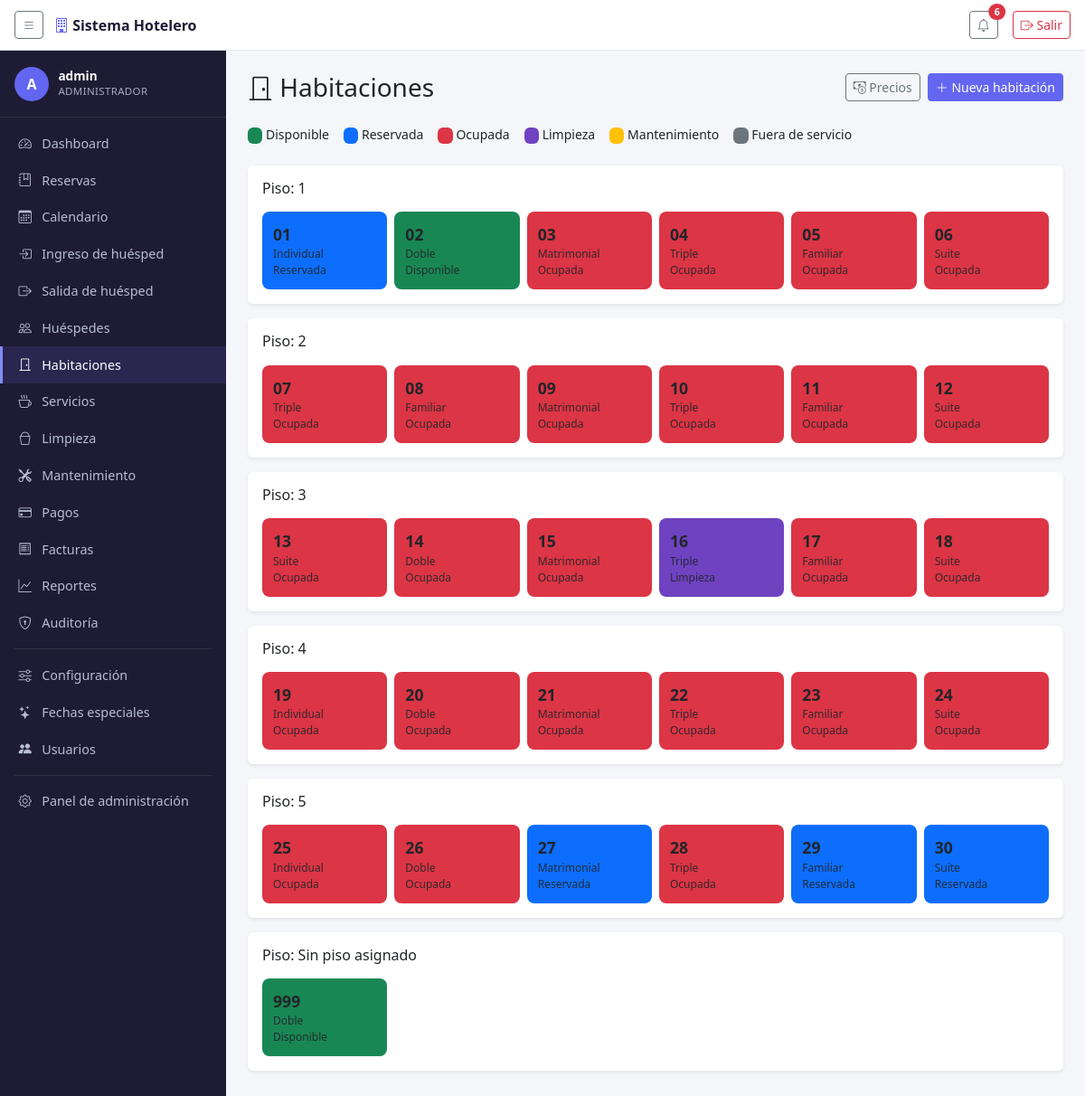
Page /habitaciones/ (signed in) on the committed database.
### reservas/models.py (models this page shows, shortened)
class Habitacion(models.Model):
    codigo = models.CharField(max_length=100, primary_key=True)
    numero = models.CharField(max_length=10, unique=True)
    tipo = models.ForeignKey(TipoHabitacion, on_delete=models.PROTECT, related_name='habitaciones')
    precio = models.DecimalField(
        max_digits=10, decimal_places=2,
        help_text=(
            'Precio por noche que paga el huésped, IVA incluido (sección 31). '
            'Si se deja en blanco se usa el del tipo.'
        ),
    )
    estado = models.CharField(max_length=20, choices=ESTADOS_HABITACION, default='Disponible')
    piso = models.CharField(max_length=10, null=True, blank=True)
    descripcion = models.TextField(null=True, blank=True)
    caracteristicas = models.TextField(
        null=True, blank=True,
        help_text='Ej: vista al mar, balcón, aire acondicionado (texto libre por ahora).',
    )
    imagen = models.ImageField(upload_to='habitaciones/', null=True, blank=True)
    class Meta:
        ordering = ['numero']

class TipoHabitacion(models.Model):
    nombre = models.CharField(max_length=50, unique=True)
    descripcion = models.TextField(blank=True)
    capacidad = models.PositiveSmallIntegerField(default=1, help_text='Huéspedes máximos')
    precio_base = models.DecimalField(
        max_digits=10, decimal_places=2,
        help_text='Precio de referencia por noche, IVA incluido (sección 31).',
    )
    camas = models.PositiveSmallIntegerField(default=1)
    servicios_incluidos = models.TextField(
        blank=True,
        help_text='Lista libre por ahora (ej: "wifi, desayuno"); se formaliza en el módulo de Servicios.',
    )
    class Meta:
        ordering = ['precio_base']

### reservas/views.py (the view)
# urls.py: path('habitaciones/', views.habitaciones_grid, name='habitaciones_grid'),
@permission_required('reservas.view_habitacion', raise_exception=True)
def habitaciones_grid(request):
    habitaciones = Habitacion.objects.select_related('tipo').all()
    pisos = {}
    for h in habitaciones:
        pisos.setdefault(h.piso or 'Sin piso asignado', []).append(h)
    contexto = {
        'seccion': 'habitaciones',
        'pisos': sorted(pisos.items(), key=lambda kv: kv[0]),
    }
    return render(request, 'reservas/habitaciones_grid.html', contexto)

### reservas/context_processors.py (called while the page is built)
def tema_temporada(request):
    if not request.user.is_authenticated:
        return {}
    hoy = timezone.localdate()
    especial = FechaEspecial.objects.filter(
        activo=True, fecha_inicio__lte=hoy, fecha_fin__gte=hoy,
    ).exclude(tema='ninguno').order_by('-fecha_inicio').first()
    if not especial:
        return {'tema_temporada': None}
    estilos = _ESTILOS_TEMA.get(especial.tema)
    if not estilos:
        return {'tema_temporada': None}
    return {'tema_temporada': {**estilos, 'fecha_especial': especial}}

### reservas/models.py (called while the page is built)
    def duracion(self):
        return (self.fecha_salida - self.fecha_ingreso).days

    def temporada_especial(self):
        return FechaEspecial.objects.filter(
            activo=True, fecha_inicio__lte=self.fecha_salida, fecha_fin__gte=self.fecha_ingreso,
        ).order_by('-fecha_inicio').first()

    def costo(self):
        base = self.habitacion.precio * self.duracion()
        temporada = self.temporada_especial()
        if temporada and temporada.porcentaje_ajuste:
            factor = Decimal('1') + (temporada.porcentaje_ajuste / Decimal('100'))
            base = (base * factor).quantize(Decimal('0.01'))
        return base

    def total_consumos(self):
        return self.consumos.aggregate(t=Sum('subtotal'))['t'] or 0

    def total_con_iva(self):
        return self.costo() + self.total_consumos()

    def total_pagado(self):
        return self.pagos.aggregate(t=Sum('monto'))['t'] or 0

    def saldo_pendiente(self):
        total = self.factura.total if hasattr(self, 'factura') else self.total_con_iva()
        return total - self.total_pagado()

### reservas/templates/reservas/habitaciones_grid.html (shortened to what this page needs)
{% extends "base.html" %}
{% block content %}
<div class="d-flex justify-content-between align-items-center mb-4">
  <h1 class="h3 mb-0"><i class="bi bi-door-closed"></i> Habitaciones</h1>
  <div class="d-flex gap-2">
    <a href="{% url 'precios_habitaciones' %}" class="btn btn-sm btn-outline-secondary">
      <i class="bi bi-cash-coin"></i> Precios
    </a>
    {% if perms.reservas.add_habitacion %}
    <a href="/admin/reservas/habitacion/add/" class="btn btn-sm btn-primary">
      <i class="bi bi-plus-lg"></i> Nueva habitación
    </a>
    {% endif %}
  </div>
</div>
<div class="d-flex flex-wrap gap-3 mb-4 small">
  <span><span class="badge estado-disponible">&nbsp;</span> Disponible</span>
  <span><span class="badge estado-reservada">&nbsp;</span> Reservada</span>
  <span><span class="badge estado-ocupada">&nbsp;</span> Ocupada</span>
  <span><span class="badge estado-limpieza">&nbsp;</span> Limpieza</span>
  <span><span class="badge estado-mantenimiento">&nbsp;</span> Mantenimiento</span>
  <span><span class="badge estado-fuera-de-servicio">&nbsp;</span> Fuera de servicio</span>
</div>
{% if pisos %}
  {% for piso, lista in pisos %}
  <div class="card border-0 shadow-sm mb-3">
    <div class="card-body">
      <h2 class="h6 mb-3">Piso: {{ piso }}</h2>
      <div class="row row-cols-2 row-cols-sm-3 row-cols-md-4 row-cols-lg-6 g-2">
        {% for h in lista %}
        <div class="col">
          <a href="{% url 'habitacion_detalle' h.codigo %}" class="celda-habitacion estado-{{ h.estado|slugify }}">
            <div class="numero">{{ h.numero }}</div>
            <div class="estado">{{ h.tipo.nombre }}</div>
            <div class="estado">{{ h.estado }}</div>
          </a>
        </div>
        {% endfor %}
      </div>
    </div>
  </div>
  {% endfor %}
{% endif %}
{% endblock %}

### reservas/templates/base.html (shortened to what this page needs)
{% load static %}
<!DOCTYPE html>
<html lang="es">
<head>
<link href="https://cdn.jsdelivr.net/npm/bootstrap@5.3.3/dist/css/bootstrap.min.css" rel="stylesheet">
<link href="https://cdn.jsdelivr.net/npm/bootstrap-icons@1.11.3/font/bootstrap-icons.css" rel="stylesheet">
</head>
<body>
<header class="topbar">
  <button class="btn btn-sm btn-outline-secondary" id="toggle-sidebar" type="button" aria-label="Mostrar/ocultar menú">
    <i class="bi bi-list"></i>
  </button>
  <span class="brand"><i class="bi bi-building"></i> Sistema Hotelero</span>
  <div class="ms-auto d-flex align-items-center gap-3">
    {% if request.user.is_authenticated %}
    <div class="dropdown">
      <button class="btn btn-sm btn-outline-secondary position-relative" type="button" data-bs-toggle="dropdown" aria-expanded="false">
        <i class="bi bi-bell"></i>
        {% if notificaciones_count %}
        <span class="position-absolute top-0 start-100 translate-middle badge rounded-pill bg-danger">
          {{ notificaciones_count }}
        </span>
        {% endif %}
      </button>
    </div>
    {% endif %}
    <form method="post" action="{% url 'logout' %}" class="m-0">
      <button type="submit" class="btn btn-sm btn-outline-danger">
        <i class="bi bi-box-arrow-right"></i> Salir
      </button>
    </form>
  </div>
</header>
<nav class="sidebar" id="sidebar">
  {% if request.user.is_authenticated %}
  <div class="sidebar-usuario">
    <div class="avatar">{{ request.user.get_username|slice:":1"|upper }}</div>
    <div>
      <div class="nombre">{{ request.user.get_username }}</div>
      <div class="rol">
        {% if request.user.is_superuser %}Administrador{% else %}{{ request.user.groups.first.name|default:"Usuario" }}{% endif %}
      </div>
    </div>
  </div>
  {% endif %}
  <ul class="nav flex-column py-2">
    <li class="nav-item">
      <a class="nav-link {% if seccion == 'dashboard' %}active{% endif %}" href="{% url 'dashboard' %}">
        <i class="bi bi-speedometer2"></i> Dashboard
      </a>
    </li>
    {% if perms.reservas.view_reserva %}
    <li class="nav-item">
      <a class="nav-link {% if seccion == 'reservas' %}active{% endif %}" href="{% url 'reservas_lista' %}">
        <i class="bi bi-journal-bookmark"></i> Reservas
      </a>
    </li>
    <li class="nav-item">
      <a class="nav-link {% if seccion == 'calendario' %}active{% endif %}" href="{% url 'calendario' %}">
        <i class="bi bi-calendar3"></i> Calendario
      </a>
    </li>
    {% endif %}
    {% if perms.reservas.change_reserva %}
    <li class="nav-item">
      <a class="nav-link {% if seccion == 'checkin' %}active{% endif %}" href="{% url 'checkin_lista' %}">
        <i class="bi bi-box-arrow-in-right"></i> Ingreso de huésped
      </a>
    </li>
    <li class="nav-item">
      <a class="nav-link {% if seccion == 'checkout' %}active{% endif %}" href="{% url 'checkout_lista' %}">
        <i class="bi bi-box-arrow-right"></i> Salida de huésped
      </a>
    </li>
    {% endif %}
    {% if perms.reservas.view_cliente %}
    <li class="nav-item">
      <a class="nav-link {% if seccion == 'huespedes' %}active{% endif %}" href="{% url 'huespedes_lista' %}">
        <i class="bi bi-people"></i> Huéspedes
      </a>
    </li>
    {% endif %}
    {% if perms.reservas.view_habitacion %}
    <li class="nav-item">
      <a class="nav-link {% if seccion == 'habitaciones' %}active{% endif %}" href="{% url 'habitaciones_grid' %}">
        <i class="bi bi-door-closed"></i> Habitaciones
      </a>
    </li>
    {% endif %}
    {% if perms.reservas.view_servicio %}
    <li class="nav-item">
      <a class="nav-link" href="/admin/reservas/servicio/">
        <i class="bi bi-cup-hot"></i> Servicios
      </a>
    </li>
    {% endif %}
    {% if perms.reservas.view_tarealimpieza %}
    <li class="nav-item">
      <a class="nav-link {% if seccion == 'limpieza' %}active{% endif %}" href="{% url 'limpieza_lista' %}">
        <i class="bi bi-bucket"></i> Limpieza
      </a>
    </li>
    {% endif %}
    {% if perms.reservas.view_incidencia %}
    <li class="nav-item">
      <a class="nav-link {% if seccion == 'mantenimiento' %}active{% endif %}" href="{% url 'mantenimiento_lista' %}">
        <i class="bi bi-tools"></i> Mantenimiento
      </a>
    </li>
    {% endif %}
    {% if perms.reservas.view_pago %}
    <li class="nav-item">
      <a class="nav-link {% if seccion == 'pagos' %}active{% endif %}" href="{% url 'pagos_lista' %}">
        <i class="bi bi-credit-card"></i> Pagos
      </a>
    </li>
    {% endif %}
    {% if perms.reservas.view_factura %}
    <li class="nav-item">
      <a class="nav-link {% if seccion == 'facturas' %}active{% endif %}" href="{% url 'facturas_lista' %}">
        <i class="bi bi-receipt"></i> Facturas
      </a>
    </li>
    {% endif %}
    <li class="nav-item">
      <a class="nav-link {% if seccion == 'reportes' %}active{% endif %}" href="{% url 'reportes_lista' %}">
        <i class="bi bi-graph-up"></i> Reportes
      </a>
    </li>
    {% if perms.reservas.view_auditlog %}
    <li class="nav-item">
      <a class="nav-link {% if seccion == 'auditoria' %}active{% endif %}" href="{% url 'auditoria_lista' %}">
        <i class="bi bi-shield-lock"></i> Auditoría
      </a>
    </li>
    {% endif %}
    <li><hr class="text-secondary my-2 mx-3"></li>
    {% if perms.reservas.view_configuracionhotel %}
    <li class="nav-item">
      <a class="nav-link {% if seccion == 'configuracion' %}active{% endif %}" href="{% url 'configuracion' %}">
        <i class="bi bi-sliders"></i> Configuración
      </a>
    </li>
    {% endif %}
    {% if perms.reservas.view_fechaespecial %}
    <li class="nav-item">
      <a class="nav-link {% if seccion == 'fechas_especiales' %}active{% endif %}" href="{% url 'fechas_especiales_lista' %}">
        <i class="bi bi-stars"></i> Fechas especiales
      </a>
    </li>
    {% endif %}
    {% if request.user.is_superuser %}
    <li class="nav-item">
      <a class="nav-link {% if seccion == 'usuarios' %}active{% endif %}" href="{% url 'usuarios_lista' %}">
        <i class="bi bi-people-fill"></i> Usuarios
      </a>
    </li>
    {% endif %}
    <li><hr class="text-secondary my-2 mx-3"></li>
    {% if request.user.is_staff %}
    <li class="nav-item">
      <a class="nav-link" href="/admin/">
        <i class="bi bi-gear"></i> Panel de administración
      </a>
    </li>
    {% endif %}
  </ul>
</nav>
<main class="contenido" id="contenido">
  {% block content %}{% endblock %}
</main>
</body>
</html>

### reservas/templates/base.html (style rules this page uses)
:root { --sidebar-width: 250px; --acento: #6366f1; --acento-oscuro: #4f46e5; --acento-claro: #818cf8; --sidebar-bg: #1e1b34; --sidebar-bg-hover: #2a2650; }
body { background: #f4f6f9; min-height: 100vh; }
.btn-primary { --bs-btn-bg: var(--acento); --bs-btn-border-color: var(--acento); --bs-btn-hover-bg: var(--acento-oscuro); --bs-btn-hover-border-color: var(--acento-oscuro); --bs-btn-active-bg: var(--acento-oscuro); --bs-btn-active-border-color: var(--acento-oscuro); --bs-btn-disabled-bg: var(--acento); --bs-btn-disabled-border-color: var(--acento); --bs-btn-focus-shadow-rgb: 99, 102, 241; }
.contenido a:not(.btn):not(.dropdown-item):not(.badge) { color: #212529; text-decoration: none; }
.topbar { height: 56px; background: #fff; border-bottom: 1px solid #e3e6ea; position: fixed; top: 0; left: 0; right: 0; z-index: 1030; display: flex; align-items: center; padding: 0 1rem; gap: .75rem; }
.topbar .brand { font-weight: 600; color: #1e1b34; }
.topbar .brand i { color: var(--acento); }
.sidebar { position: fixed; top: 56px; bottom: 0; left: 0; width: var(--sidebar-width); background: var(--sidebar-bg); overflow-y: auto; transition: transform .2s ease-in-out; z-index: 1020; }
.sidebar-usuario { padding: 1.1rem 1rem; display: flex; align-items: center; gap: .65rem; border-bottom: 1px solid rgba(255,255,255,.08); }
.sidebar-usuario .avatar { width: 38px; height: 38px; border-radius: 50%; background: var(--acento); color: #fff; display: flex; align-items: center; justify-content: center; font-weight: 700; flex-shrink: 0; }
.sidebar-usuario .nombre { color: #fff; font-size: .85rem; font-weight: 600; line-height: 1.2; }
.sidebar-usuario .rol { color: #a5adc2; font-size: .72rem; text-transform: uppercase; letter-spacing: .03em; }
.sidebar .nav-link { color: #b7bdd4; padding: .6rem 1rem; display: flex; align-items: center; gap: .6rem; border-left: 3px solid transparent; font-size: .9rem; }
.sidebar .nav-link i { width: 1.1rem; text-align: center; }
.sidebar .nav-link.active, .sidebar .nav-link:hover:not(.disabled) { background: var(--sidebar-bg-hover); color: #fff; border-left-color: var(--acento-claro); }
.contenido { margin-left: var(--sidebar-width); margin-top: 56px; padding: 1.5rem; transition: margin-left .2s ease-in-out; }

### reservas/templates/reservas/habitaciones_grid.html (style rules this page uses)
.celda-habitacion { display: block; border-radius: .5rem; padding: .75rem; color: #fff; text-decoration: none; min-height: 72px; transition: transform .1s ease-in-out; }
.celda-habitacion .numero { font-size: 1.1rem; font-weight: 700; }
.celda-habitacion .estado { font-size: .75rem; opacity: .9; }
.estado-disponible { background: #198754; }
.estado-reservada { background: #0d6efd; }
.estado-ocupada { background: #dc3545; }
.estado-limpieza { background: #6f42c1; }
.estado-mantenimiento { background: #ffc107; color: #333 !important; }
.estado-fuera-de-servicio { background: #6c757d; }

### rows in the picture
Habitacion: piso "1", numero "01", tipo.nombre "Individual", estado "Reservada"
Habitacion: numero "02", tipo.nombre "Doble", estado "Disponible"
Habitacion: numero "03", tipo.nombre "Matrimonial", estado "Ocupada"
Habitacion: numero "04", tipo.nombre "Triple", estado "Ocupada"
Habitacion: numero "05", tipo.nombre "Familiar", estado "Ocupada"
Habitacion: numero "06", tipo.nombre "Suite", estado "Ocupada"
Habitacion: piso "2", numero "07", tipo.nombre "Triple", estado "Ocupada"
Habitacion: numero "08", tipo.nombre "Familiar", estado "Ocupada"
Habitacion: numero "09", tipo.nombre "Matrimonial", estado "Ocupada"
Habitacion: numero "10", tipo.nombre "Triple", estado "Ocupada"
Habitacion: numero "11", tipo.nombre "Familiar", estado "Ocupada"
Habitacion: numero "12", tipo.nombre "Suite", estado "Ocupada"
Habitacion: piso "3", numero "13", tipo.nombre "Suite", estado "Ocupada"
Habitacion: numero "14", tipo.nombre "Doble", estado "Ocupada"
Habitacion: numero "15", tipo.nombre "Matrimonial", estado "Ocupada"
Habitacion: numero "16", tipo.nombre "Triple", estado "Limpieza"
Habitacion: numero "17", tipo.nombre "Familiar", estado "Ocupada"
Habitacion: numero "18", tipo.nombre "Suite", estado "Ocupada"
Habitacion: piso "4", numero "19", tipo.nombre "Individual", estado "Ocupada"
Habitacion: numero "20", tipo.nombre "Doble", estado "Ocupada"
Habitacion: numero "21", tipo.nombre "Matrimonial", estado "Ocupada"
Habitacion: numero "22", tipo.nombre "Triple", estado "Ocupada"
Habitacion: numero "23", tipo.nombre "Familiar", estado "Ocupada"
Habitacion: numero "24", tipo.nombre "Suite", estado "Ocupada"
Habitacion: piso "5", numero "25", tipo.nombre "Individual", estado "Ocupada"
Habitacion: numero "26", tipo.nombre "Doble", estado "Ocupada"
Habitacion: numero "27", tipo.nombre "Matrimonial", estado "Reservada"
Habitacion: numero "28", tipo.nombre "Triple", estado "Ocupada"
Habitacion: numero "29", tipo.nombre "Familiar", estado "Reservada"
Habitacion: numero "30", tipo.nombre "Suite", estado "Reservada"
Habitacion: piso "Sin piso asignado", numero "999", tipo.nombre "Doble", estado "Disponible"

### other values in the picture
{{ notificaciones_count }} "6"
{{ request.user.get_username|slice:":1"|upper }} "A"
{{ request.user.get_username }} "admin"
